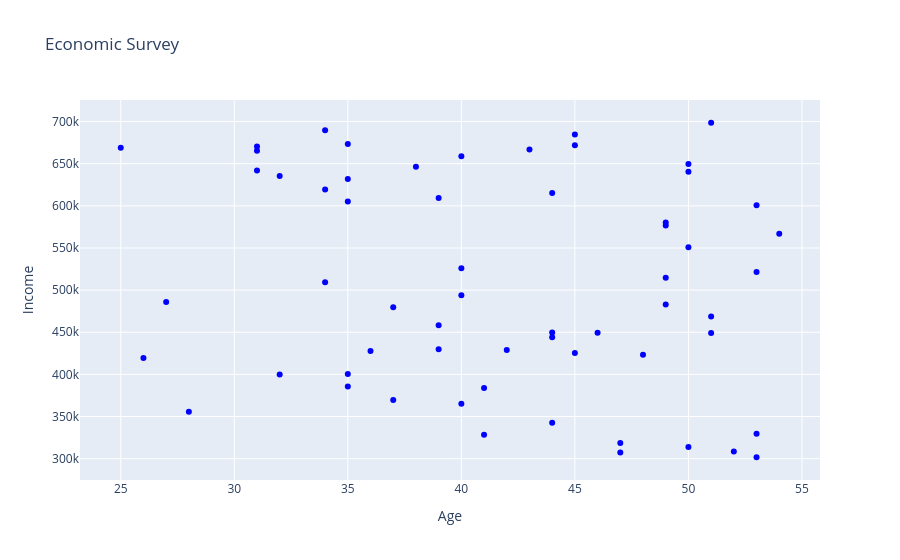

Source (notebook cell):
### Markdown cell above
**However in the previous output title, x-axis and y-axis labels are missing. Let us use the update_layout function to update the title and labels.**

### Code cell
## Here we update these values under function attributes such as title,xaxis_title and yaxis_title
fig.update_layout(title='Economic Survey', xaxis_title='Age', yaxis_title='Income')
# Display the figure
fig.show()

### Figure 1 — Plotly figure (JSON) as saved in the notebook; plotly's stock layout.template omitted (floating-point values rounded to 4 significant figures)
{"data": [{"marker": {"color": "blue"}, "mode": "markers", "type": "scatter", "x": [35, 51, 50, 40, 53, 31, 50, 37, 39, 45, 49, 49, 27, 28, 45, 46, 49, 50, 31, 42, 51, 43, 44, 36, 38, 32, 48, 39, 53, 26, 34, 35, 50, 34, 54, 51, 53, 53, 40, 47, 39, 35, 31, 25, 45, 35, 32, 44, 41, 37, 41, 35, 40, 34, 40, 52, 47, 44, 44, 49], "y": [631913, 698587, 640386, 365260, 600574, 670549, 550781, 369743, 458281, 425474, 482873, 514552, 485949, 355707, 671857, 449296, 580204, 313768, 642009, 428950, 449034, 666786, 615228, 427782, 646276, 635357, 423342, 609334, 329512, 419410, 619426, 605031, 649620, 509221, 566911, 468834, 301695, 521451, 525838, 318620, 429743, 673422, 665391, 668779, 684701, 400583, 399951, 444147, 383992, 479583, 328430, 385624, 658937, 689633, 493960, 308386, 307258, 342749, 449697, 576611]}], "layout": {"title": {"text": "Economic Survey"}, "xaxis": {"title": {"text": "Age"}}, "yaxis": {"title": {"text": "Income"}}}}
